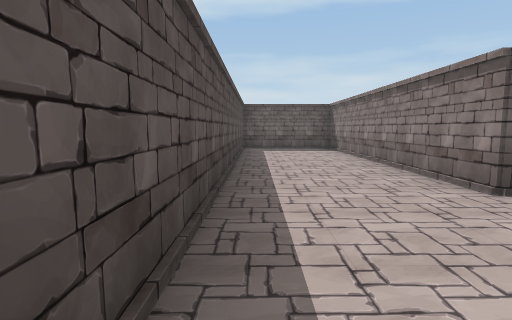
[1] (above)

22 first-person views from a walk through a scene from a Unity 3-D project. The camera is 1.4 m above the floor, tilts 6° down and sees 80° across. The floor is counted in squares, 2 m on a side. Each view is taken from the middle of a square. On the plan, view 1 faces up. The plan holds only what a view shows up to about 10 squares ahead; the rest is blank. The player character is not drawn. Some animated figures are not drawn.

[2]
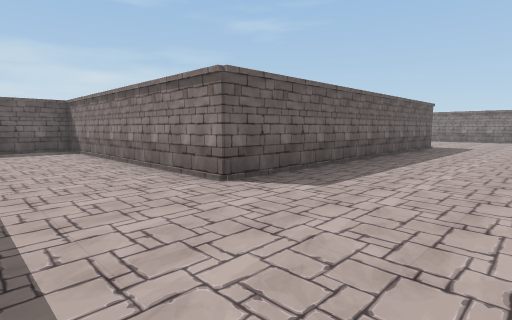

[3]
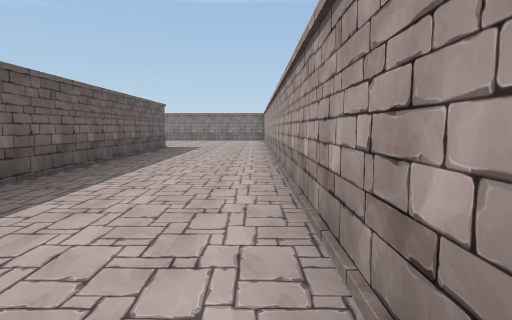

[4]
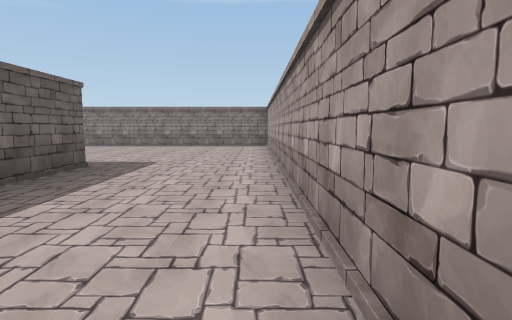

[5]
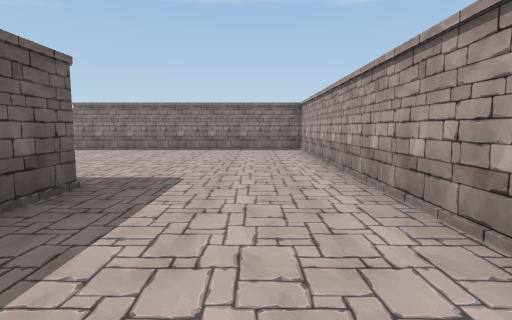

[6]
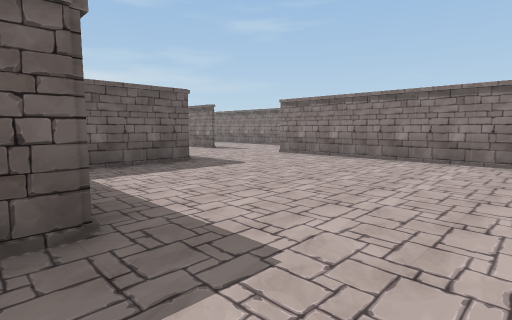

[7]
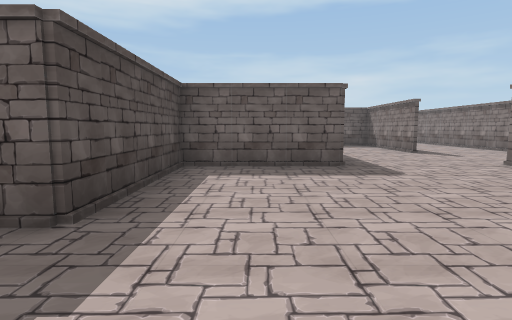

[8]
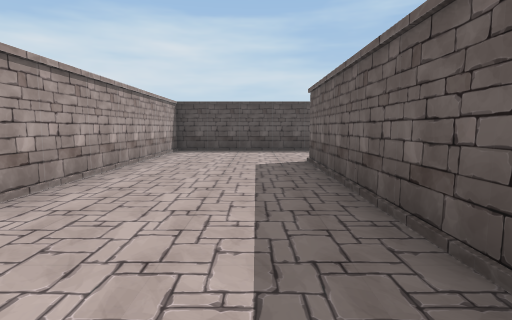

[9]
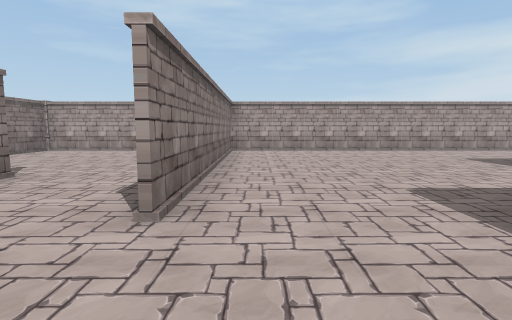

[10]
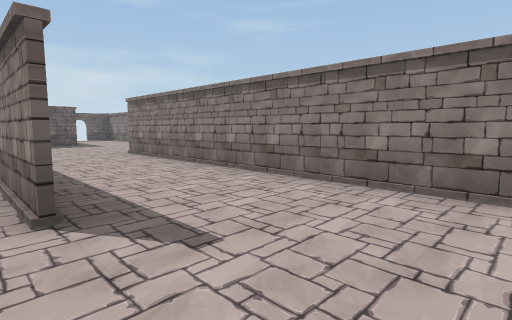

[11]
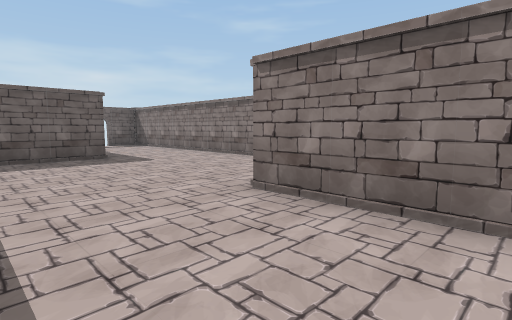

[12]
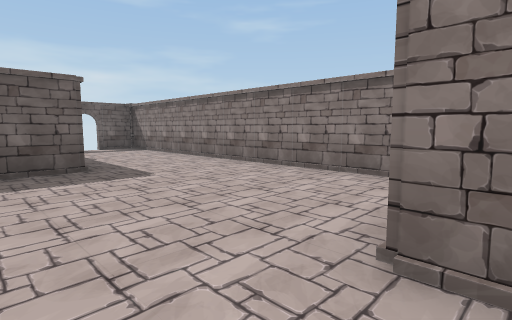

[13]
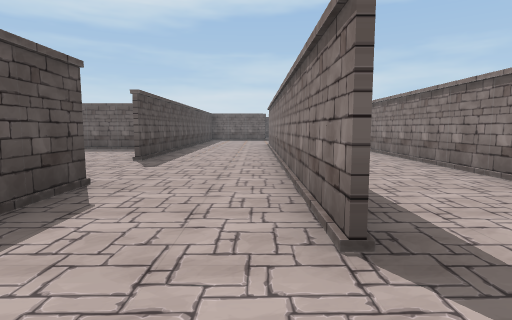

[14]
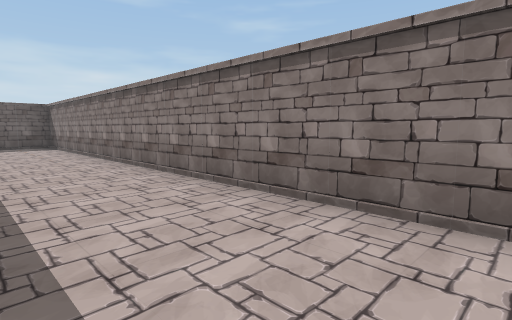

[15]
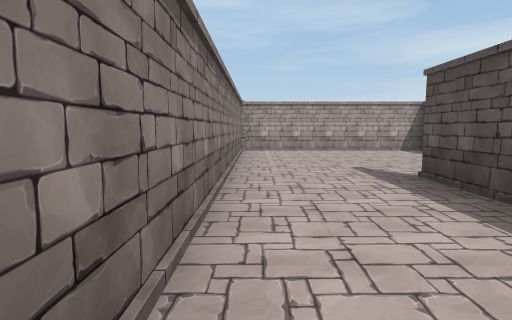

[16]
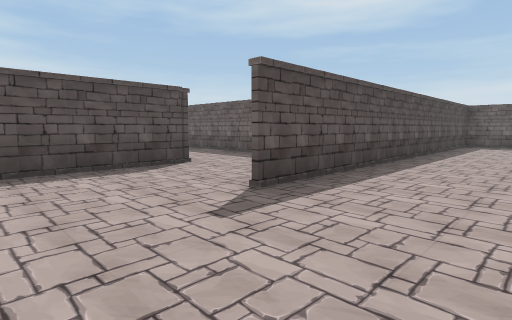

[17]
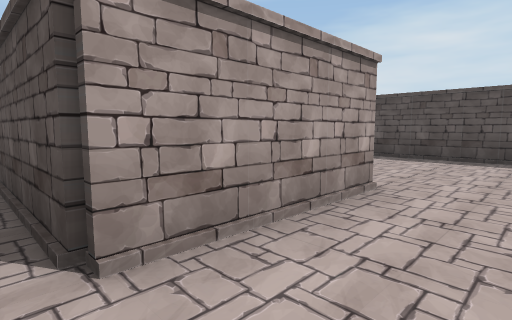

[18]
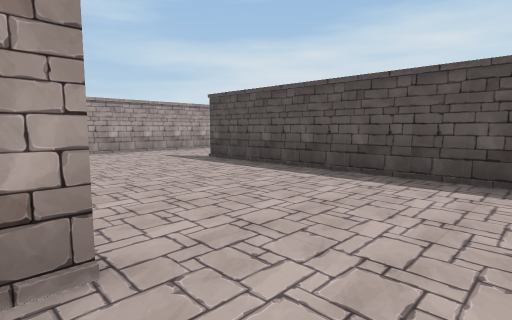

[19]
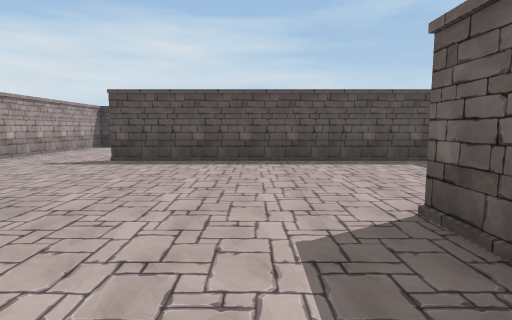

[20]
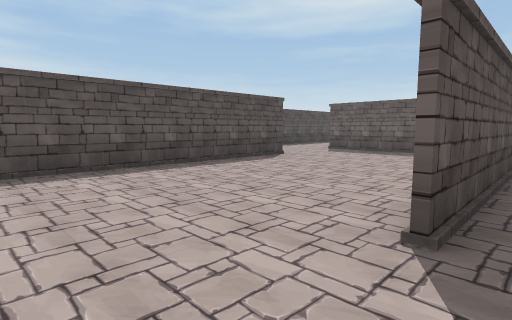

[21]
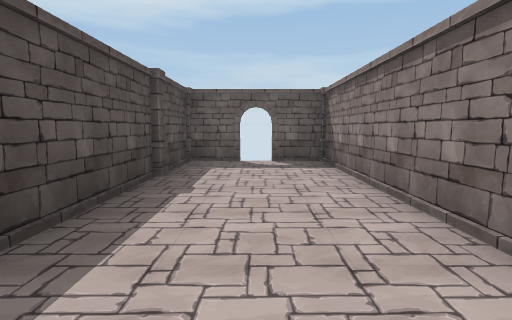

[22]
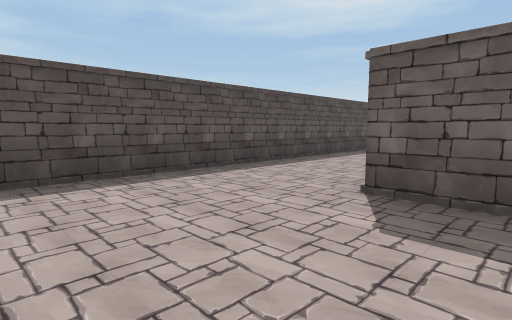

### Floor plan
Points are (right, up) in squares from view 1. A wall is a line through its corners. A room is listed if a view was taken in it or the views show most of it. See-through windows are left out.
Room 1 (views 1, 2, 3, 4, 5, 6, 7, 8, 10, 22)
walls: (14.8, 6.6) (11.6, 6.6) (11.6, 3.1) (2.5, 3.1) (2.5, 10.4) (0.9, 10.4); (17.8, -0.5) (17.8, 6.9); (-0.4, 10) (-0.4, -0.5) (18, -0.5)
ways out: opening at (16.5, 7) to room 2
Room 2 (views 9, 11, 12, 16, 21)
walls: (23.5, 16.6) (23.5, 25.4) (22.2, 25.4); (17.5, 18.8) (17.5, 9.5); (20.6, 20.4) (18.6, 20.4); (14.6, 9.5) (14.6, 7.4); (20.5, 6.6) (20.5, 15.6); (21.8, 25.4) (20.5, 25.4) (20.5, 20.6)
ways out: opening at (16.5, 7) to room 1; opening at (19.5, 5.5) to room 3; opening at (16, 10) to room 4
objects: pillar (21, 23)
Room 3 (views 13, 14, 15)
walls: (20.5, 6.2) (20.5, 4.6) (20.5, 6.6); (17.9, 6.9) (17.9, 5.5); (18, -0.5) (23.5, -0.5) (23.5, 14.8); (22.8, 15.5) (22, 15.5)
ways out: opening at (19.5, 5.5) to room 2
Room 4 (views 17, 18, 19, 20)
walls: (11.5, 10.5) (14.6, 10.5) (14.6, 9.5); (12.5, 10.4) (11.5, 10.4); (13.8, 13.1) (11.9, 13.1); (7.5, 12.8) (7.5, 5.9); (17.4, 9.5) (17.4, 11.9); (7.6, 3.2) (9.5, 3.2)
ways out: opening at (16, 10) to room 2; opening at (7, 4.5) to room 5
Room 5 (no view inside)
walls: (2.6, 10.5) (2.6, 4.4); (3.9, 3.2) (7.6, 3.2); (5.1, 13.1) (2.9, 13.1)
ways out: opening at (7, 4.5) to room 4; opening at (2.5, 11.5)

Where each view was taken, in squares from view 1:
view 1: 0 up, 0 right, facing up
view 2: 0 up, 0 right, facing up-right
view 3: 0 up, 1 right, facing right
view 4: 0 up, 6 right, facing right
view 5: 1 up, 8 right, facing right
view 6: 1 up, 11 right, facing up-right
view 7: 1 up, 13 right, facing up
view 8: 2 up, 9 right, facing left
view 9: 9 up, 17 right, facing down
view 10: 7 up, 17 right, facing up-right
view 11: 13 up, 18 right, facing up-right
view 12: 15 up, 19 right, facing up-right
view 13: 3 up, 20 right, facing up
view 14: 3 up, 21 right, facing up-right
view 15: 9 up, 23 right, facing down
view 16: 7 up, 20 right, facing up-left
view 17: 12 up, 15 right, facing down-left
view 18: 12 up, 12 right, facing down-left
view 19: 9 up, 14 right, facing left
view 20: 4 up, 8 right, facing up-left
view 21: 19 up, 22 right, facing up
view 22: 0 up, 4 right, facing up-left
